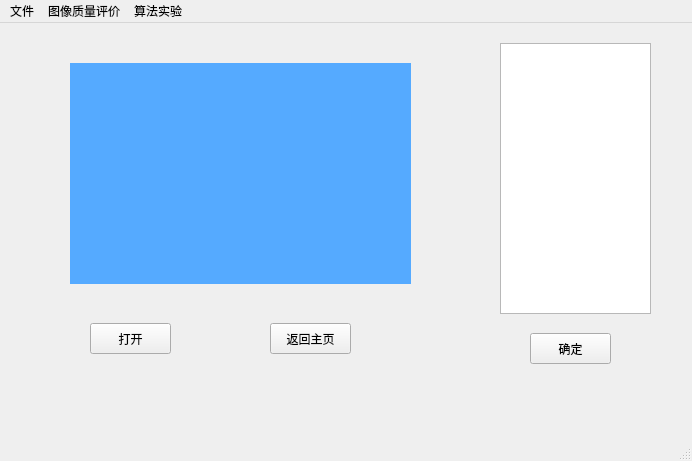
<?xml version="1.0" encoding="UTF-8"?>
<ui version="4.0">
 <class>ObjWindow</class>
 <widget class="QMainWindow" name="ObjWindow">
  <property name="geometry">
   <rect>
    <x>0</x>
    <y>0</y>
    <width>692</width>
    <height>461</height>
   </rect>
  </property>
  <property name="windowTitle">
   <string>MainWindow</string>
  </property>
  <widget class="QWidget" name="centralwidget">
   <widget class="QLabel" name="label_read">
    <property name="geometry">
     <rect>
      <x>70</x>
      <y>40</y>
      <width>341</width>
      <height>221</height>
     </rect>
    </property>
    <property name="styleSheet">
     <string notr="true">background-color: rgb(85, 170, 255);</string>
    </property>
    <property name="text">
     <string/>
    </property>
   </widget>
   <widget class="QPushButton" name="pushButton">
    <property name="geometry">
     <rect>
      <x>90</x>
      <y>300</y>
      <width>81</width>
      <height>31</height>
     </rect>
    </property>
    <property name="text">
     <string>打开</string>
    </property>
   </widget>
   <widget class="QPushButton" name="pushButton_2">
    <property name="geometry">
     <rect>
      <x>270</x>
      <y>300</y>
      <width>81</width>
      <height>31</height>
     </rect>
    </property>
    <property name="text">
     <string>返回主页</string>
    </property>
   </widget>
   <widget class="QTextEdit" name="textEdit">
    <property name="geometry">
     <rect>
      <x>500</x>
      <y>20</y>
      <width>151</width>
      <height>271</height>
     </rect>
    </property>
   </widget>
   <widget class="QPushButton" name="pushButton_ok">
    <property name="geometry">
     <rect>
      <x>530</x>
      <y>310</y>
      <width>81</width>
      <height>31</height>
     </rect>
    </property>
    <property name="text">
     <string>确定</string>
    </property>
   </widget>
  </widget>
  <widget class="QMenuBar" name="menubar">
   <property name="geometry">
    <rect>
     <x>0</x>
     <y>0</y>
     <width>692</width>
     <height>23</height>
    </rect>
   </property>
   <widget class="QMenu" name="menu">
    <property name="title">
     <string>文件</string>
    </property>
    <addaction name="actionA"/>
    <addaction name="actionB"/>
    <addaction name="actionC"/>
   </widget>
   <widget class="QMenu" name="menu_2">
    <property name="title">
     <string>图像质量评价</string>
    </property>
    <addaction name="actionD"/>
    <addaction name="actionE"/>
   </widget>
   <widget class="QMenu" name="menu_3">
    <property name="title">
     <string>算法实验</string>
    </property>
    <addaction name="actionF"/>
   </widget>
   <addaction name="menu"/>
   <addaction name="menu_2"/>
   <addaction name="menu_3"/>
  </widget>
  <widget class="QStatusBar" name="statusbar"/>
  <action name="actionA">
   <property name="text">
    <string>打开</string>
   </property>
  </action>
  <action name="actionB">
   <property name="text">
    <string>另存为</string>
   </property>
  </action>
  <action name="actionC">
   <property name="text">
    <string>退出</string>
   </property>
  </action>
  <action name="actionD">
   <property name="text">
    <string>Full-reference</string>
   </property>
  </action>
  <action name="actionE">
   <property name="text">
    <string>No-reference</string>
   </property>
  </action>
  <action name="actionF">
   <property name="text">
    <string>进行实验</string>
   </property>
  </action>
  <action name="actionG">
   <property name="text">
    <string>PSNR</string>
   </property>
  </action>
  <action name="actionH">
   <property name="text">
    <string>SSIM</string>
   </property>
  </action>
  <action name="actionI">
   <property name="text">
    <string>MAD</string>
   </property>
  </action>
  <action name="actionJ">
   <property name="text">
    <string>NIQE</string>
   </property>
  </action>
 </widget>
 <resources/>
 <connections/>
</ui>
